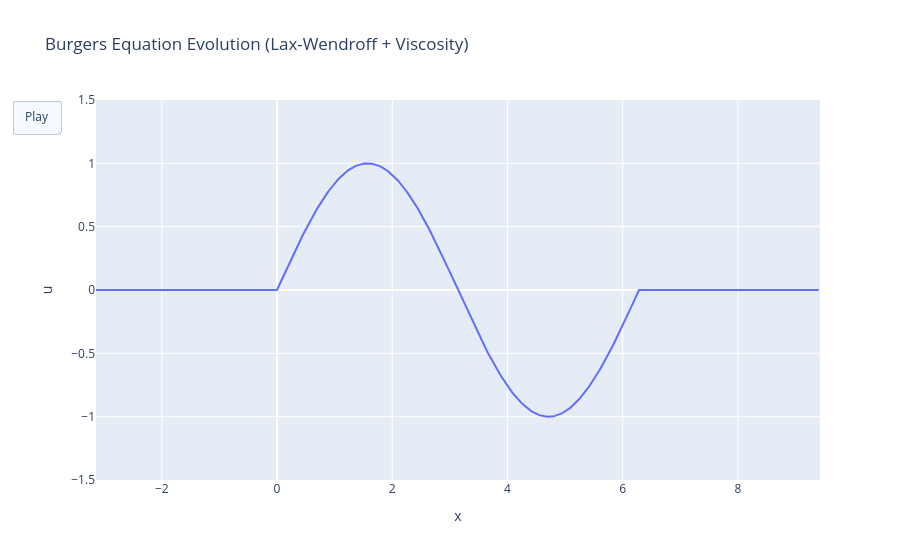

The cell this chart's notebook holds for it:
### Markdown cell above
## 5. Animation
We use Plotly to animate the evolution of the solution using the **Lax-Wendroff scheme with artificial viscosity**.

### Code cell
# Downsample history for smoother animation (e.g., every 5th frame)
step = 5
frames = []
for i in range(0, len(hist_lw_visc), step):
    t_val, u_val = hist_lw_visc[i]
    frames.append(
        go.Frame(data=[go.Scatter(x=x, y=u_val, mode="lines")], name=f"frame{i}")
    )

fig = go.Figure(
    data=[go.Scatter(x=x, y=hist_lw_visc[0][1], mode="lines", name="u(x,t)")],
    layout=go.Layout(
        title="Burgers Equation Evolution (Lax-Wendroff + Viscosity)",
        xaxis=dict(range=[x0, x0 + L], title="x"),
        yaxis=dict(range=[-1.5, 1.5], title="u"),
        updatemenus=[
            dict(
                type="buttons",
                buttons=[
                    dict(
                        label="Play",
                        method="animate",
                        args=[
                            None,
                            dict(
                                frame=dict(duration=30, redraw=True), fromcurrent=True
                            ),
                        ],
                    )
                ],
            )
        ],
    ),
    frames=frames,
)

fig.show()

### Figure 1 — Plotly figure (JSON) as saved in the notebook; plotly's stock layout.template omitted (floating-point values rounded to 4 significant figures; data arrays with more than 128 entries replaced by an {"elided": "..."} marker saying what was removed)
{"data": [{"mode": "lines", "name": "u(x,t)", "type": "scatter", "x": {"elided": "628 float values"}, "y": {"elided": "628 float values"}}], "layout": {"title": {"text": "Burgers Equation Evolution (Lax-Wendroff + Viscosity)"}, "updatemenus": [{"buttons": [{"args": [null, {"frame": {"duration": 30, "redraw": true}, "fromcurrent": true}], "label": "Play", "method": "animate"}], "type": "buttons"}], "xaxis": {"range": [-3.142, 9.425], "title": {"text": "x"}}, "yaxis": {"range": [-1.5, 1.5], "title": {"text": "u"}}}}
